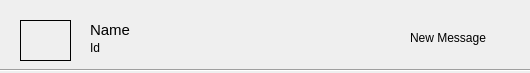
<?xml version="1.0" encoding="UTF-8"?>
<ui version="4.0">
 <class>nwid</class>
 <widget class="QWidget" name="nwid">
  <property name="geometry">
   <rect>
    <x>0</x>
    <y>0</y>
    <width>530</width>
    <height>73</height>
   </rect>
  </property>
  <property name="sizePolicy">
   <sizepolicy hsizetype="Preferred" vsizetype="Preferred">
    <horstretch>0</horstretch>
    <verstretch>0</verstretch>
   </sizepolicy>
  </property>
  <property name="minimumSize">
   <size>
    <width>530</width>
    <height>73</height>
   </size>
  </property>
  <property name="windowTitle">
   <string>Form</string>
  </property>
  <property name="styleSheet">
   <string notr="true"/>
  </property>
  <widget class="QLabel" name="name_label_25">
   <property name="geometry">
    <rect>
     <x>90</x>
     <y>20</y>
     <width>191</width>
     <height>20</height>
    </rect>
   </property>
   <property name="font">
    <font>
     <pointsize>11</pointsize>
    </font>
   </property>
   <property name="text">
    <string>Name</string>
   </property>
  </widget>
  <widget class="QLabel" name="img_label_24">
   <property name="geometry">
    <rect>
     <x>20</x>
     <y>20</y>
     <width>51</width>
     <height>41</height>
    </rect>
   </property>
   <property name="styleSheet">
    <string notr="true">border: 1px solid black;</string>
   </property>
   <property name="text">
    <string/>
   </property>
   <property name="scaledContents">
    <bool>true</bool>
   </property>
  </widget>
  <widget class="QLabel" name="NM_label_26">
   <property name="geometry">
    <rect>
     <x>410</x>
     <y>30</y>
     <width>91</width>
     <height>16</height>
    </rect>
   </property>
   <property name="cursor">
    <cursorShape>ArrowCursor</cursorShape>
   </property>
   <property name="mouseTracking">
    <bool>false</bool>
   </property>
   <property name="tabletTracking">
    <bool>false</bool>
   </property>
   <property name="text">
    <string>New Message</string>
   </property>
  </widget>
  <widget class="Line" name="line">
   <property name="geometry">
    <rect>
     <x>0</x>
     <y>60</y>
     <width>601</width>
     <height>20</height>
    </rect>
   </property>
   <property name="orientation">
    <enum>Qt::Horizontal</enum>
   </property>
  </widget>
  <widget class="QLabel" name="backLabel">
   <property name="geometry">
    <rect>
     <x>0</x>
     <y>0</y>
     <width>541</width>
     <height>71</height>
    </rect>
   </property>
   <property name="cursor">
    <cursorShape>PointingHandCursor</cursorShape>
   </property>
   <property name="mouseTracking">
    <bool>true</bool>
   </property>
   <property name="tabletTracking">
    <bool>true</bool>
   </property>
   <property name="styleSheet">
    <string notr="true"/>
   </property>
   <property name="text">
    <string/>
   </property>
  </widget>
  <widget class="QLabel" name="id_label_2">
   <property name="geometry">
    <rect>
     <x>90</x>
     <y>40</y>
     <width>49</width>
     <height>16</height>
    </rect>
   </property>
   <property name="text">
    <string>Id</string>
   </property>
  </widget>
  <zorder>backLabel</zorder>
  <zorder>name_label_25</zorder>
  <zorder>img_label_24</zorder>
  <zorder>NM_label_26</zorder>
  <zorder>line</zorder>
  <zorder>id_label_2</zorder>
 </widget>
 <resources/>
 <connections/>
</ui>
